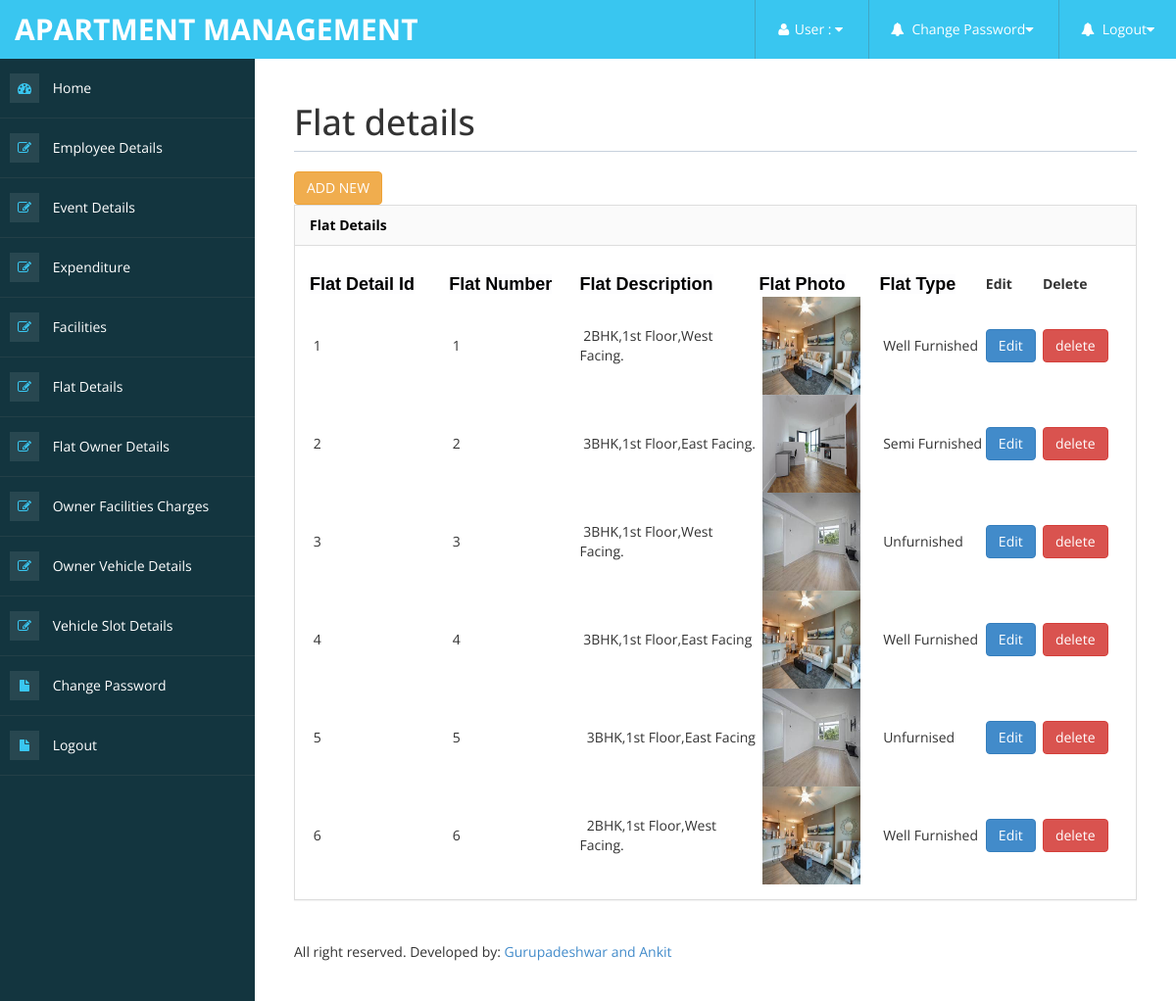
The app's page /Code/flat_details_view.php with its own data.
### tables this page shows
CREATE TABLE `flat_details` (
  `Flat_detail_id` int(10) NOT NULL,
  `Flat_number` int(10) NOT NULL,
  `Flat_description` varchar(100) NOT NULL,
  `flat_photo` varchar(200) NOT NULL,
  `flat_type` varchar(15) NOT NULL
);

### Code/flat_details_view.php (the view, shortened to what this page needs)
<!DOCTYPE html>
<html xmlns="http://www.w3.org/1999/xhtml">
<head>
<?php include('metadata.php');?>
<?php include('header.php');?>
<?php include('sidebar.php');?>
</head>
<body>
        <div id="page-wrapper" >
            <div id="page-inner">
			 <div class="row">
                    <div class="col-md-12">
                        <h1 class="page-header">
                            Flat details
                        </h1>
                    </div>
                </div>
               <a href="flat_details_form.php" class="btn btn-warning btn" >ADD NEW</a>
            <div class="row">
                <div class="col-md-12">
                    <div class="panel panel-default">
                        <div class="panel-heading">
                             Flat  Details
                        </div>
                        <div class="panel-body">
                            <div class="table-responsive">
                                <table class="table table-striped table-bordered table-hover" id="dataTables-example">
                                    <thead>
<form name="form1" method="post" action="">
  <table width="1405" border="0" align="center">
    <tr>
      <th width="250"><span style="color: rgb(0, 0, 0); font-family: sans-serif; font-size: large; font-style: normal; font-variant-ligatures: normal; font-variant-caps: normal; font-weight: 700; letter-spacing: normal; orphans: 2; text-align: left; text-indent: 0px; text-transform: none; white-space: nowrap; widows: 2; word-spacing: 0px; -webkit-text-stroke-width: 0px; background-color: rgb(253, 253, 254); text-decoration-thickness: initial; text-decoration-style: initial; text-decoration-color: initial; display: inline !important; float: none;">Flat Detail Id</span></th>
      <th width="220"><span style="color: rgb(0, 0, 0); font-family: sans-serif; font-size: large; font-style: normal; font-variant-ligatures: normal; font-variant-caps: normal; font-weight: 700; letter-spacing: normal; orphans: 2; text-align: left; text-indent: 0px; text-transform: none; white-space: nowrap; widows: 2; word-spacing: 0px; -webkit-text-stroke-width: 0px; background-color: rgb(253, 253, 254); text-decoration-thickness: initial; text-decoration-style: initial; text-decoration-color: initial; display: inline !important; float: none;">Flat Number</span></th>
      <th width="327"><span style="color: rgb(0, 0, 0); font-family: sans-serif; font-size: large; font-style: normal; font-variant-ligatures: normal; font-variant-caps: normal; font-weight: 700; letter-spacing: normal; orphans: 2; text-align: left; text-indent: 0px; text-transform: none; white-space: nowrap; widows: 2; word-spacing: 0px; -webkit-text-stroke-width: 0px; background-color: rgb(253, 253, 254); text-decoration-thickness: initial; text-decoration-style: initial; text-decoration-color: initial; display: inline !important; float: none;">Flat Description</span></th>
      <th width="182"><span style="color: rgb(0, 0, 0); font-family: sans-serif; font-size: large; font-style: normal; font-variant-ligatures: normal; font-variant-caps: normal; font-weight: 700; letter-spacing: normal; orphans: 2; text-align: left; text-indent: 0px; text-transform: none; white-space: nowrap; widows: 2; word-spacing: 0px; -webkit-text-stroke-width: 0px; background-color: rgb(253, 253, 254); text-decoration-thickness: initial; text-decoration-style: initial; text-decoration-color: initial; display: inline !important; float: none;">Flat Photo</span></th>
      <th width="179"><span style="color: rgb(0, 0, 0); font-family: sans-serif; font-size: large; font-style: normal; font-variant-ligatures: normal; font-variant-caps: normal; font-weight: 700; letter-spacing: normal; orphans: 2; text-align: left; text-indent: 0px; text-transform: none; white-space: nowrap; widows: 2; word-spacing: 0px; -webkit-text-stroke-width: 0px; background-color: rgb(253, 253, 254); text-decoration-thickness: initial; text-decoration-style: initial; text-decoration-color: initial; display: inline !important; float: none;">Flat Type</span></th>
      <th width="80"><span class="style3">Edit</span></th>
      <th width="121"><span class="style3">Delete</span></th>
    </tr>
    <?php
	include("../db_connect/db_connect.php");
	$sl_no=1;
	$sql="select * from flat_details";
	$res=mysqli_query($conn,$sql);
	while($row=mysqli_fetch_array($res))
	{
	?>
	<tr>
      <td>&nbsp;<?php echo $sl_no++;?></td>
      <td>&nbsp;<?php echo $row['Flat_number'];?></td>
      <td>&nbsp;<?php echo $row['Flat_description'];?></td>
	  <td>&nbsp;<img src="../images/<?php echo $row['flat_photo'];?>" width="100" height="100"</td>
      <td>&nbsp;<?php echo $row['flat_type'];?></td>
      <td><a href="Flat_details_edit.php?Flat_detail_id=<?php echo $row['Flat_detail_id'];?>" class="btn btn-primary">Edit</a></td>
      <td><a href="Flat_details_delete.php?Flat_detail_id=<?php echo $row['Flat_detail_id'];?>" class="btn btn-danger">delete</a></td>
	</tr>
	<?php
	}
	?>
  </table>
</form>
 </div>
                        </div>
                    </div>
                <?php include('footer.php');?>
			    </div>
</body>
</html>

### Code/metadata.php (shortened to what this page needs)
<link href="assets/css/bootstrap.css" rel="stylesheet" />
<link href="assets/css/font-awesome.css" rel="stylesheet" />
<link href="assets/css/custom-styles.css" rel="stylesheet" />
<link href="assets/js/dataTables/dataTables.bootstrap.css" rel="stylesheet" />

### Code/header.php (shortened to what this page needs)
<div id="wrapper">
    <nav class="navbar navbar-default top-navbar" role="navigation">
        <div class="navbar-header">
            <a class="navbar-brand" href="#">Apartment&nbsp;Management</a>
        </div>
        <ul class="nav navbar-top-links navbar-right">
            <li class="dropdown">
                <a class="dropdown-toggle" data-toggle="dropdown" href="#" aria-expanded="false">
                    <i class="fa fa-user fa-fw"></i>User :  <i class="fa fa-caret-down"></i>
                </a>
            </li>
            <li class="dropdown">
                <a class="dropdown-toggle"  href="change pwd.php" aria-expanded="false">
                    <i class="fa fa-bell fa-fw"></i> Change Password<i class="fa fa-caret-down"></i>
                </a>
            </li>
            <li class="dropdown">
                <a class="dropdown-toggle"  href="../logout.php" aria-expanded="false">
                    <i class="fa fa-bell fa-fw"></i> Logout<i class="fa fa-caret-down"></i>
                </a>
                </ul>
    </nav>

### Code/sidebar.php
   <nav class="navbar-default navbar-side" role="navigation">
       <div class="sidebar-collapse">
           <ul class="nav" id="main-menu">
               <li>
                   <a href="home2.php"><i class="fa fa-dashboard"></i> Home</a>
               </li>
              <li>
                   <a href="employee_details_view.php"><i class="fa fa-edit"></i> Employee Details</a>
               </li>
 <li>
                   <a href="Event_details_view.php"><i class="fa fa-edit"></i> Event Details</a>
               </li>
   <li>
                   <a href="Expenditure_view.php"><i class="fa fa-edit"></i> Expenditure</a>
               </li>
 <li>
                   <a href="facilities_view.php"><i class="fa fa-edit"></i> Facilities</a>
               </li>
<li>
                   <a href="flat_details_view.php"><i class="fa fa-edit"></i> Flat Details</a>
               </li>
<li>
                   <a href="Flat_owner_details_view.php"><i class="fa fa-edit"></i> Flat Owner Details</a>
               </li>
<li>
                   <a href="owner_facilities_charges_view.php"><i class="fa fa-edit"></i> Owner Facilities Charges</a>
               </li>
<li>
                   <a href="Owner_vehicle_details_view.php"><i class="fa fa-edit"></i> Owner Vehicle Details</a>
               </li>
<li>
                   <a href="vehicle_slot_details_view.php"><i class="fa fa-edit"></i> Vehicle Slot Details</a>
               </li>
<li>
                   <a href="change pwd.php"><i class="fa fa-fw fa-file"></i>  Change Password</a>
               </li>
               <li>
                   <a href="../logout.php"><i class="fa fa-fw fa-file"></i>  Logout</a>
               </li>
           </ul>
       </div>
   </nav>

### Code/footer.php (shortened to what this page needs)
<footer><p>All right reserved. Developed by: <a href="#">Gurupadeshwar and Ankit</a></p></footer>
</div>
            </div>
        </div>

### Code/assets/css/custom-styles.css (style rules this page uses)
body { font-family: 'Open Sans', sans-serif; }
#wrapper { width: 100%; background: #13353F; }
#page-wrapper { padding: 15px 15px; min-height: 600px; background: #FFFFFF; }
#page-inner { width:100%; margin:10px 20px 10px 0px; background-color:transparent; padding:10px; min-height:1200px; }
h1, .h1, h2, .h2, h3, .h3 { margin-top: 7px; margin-bottom: -5px; }
p { font-size:16px; line-height:25px; padding-top:20px; }
.panel { border-radius:0px; }
.navbar-side .nav > li > a > i { color: #39C6F0; background: rgba(255, 255, 255, 0.09); padding: 8px; width: 30px; text-align: center; }
.page-header { padding-bottom: 9px; margin: 10px 0 20px; border-bottom: 1px solid #C7D1DD; }
.panel-default > .panel-heading { color: #000; background-color: #FFFFFF; border-color: #ddd; font-weight:bold; background: #FAFAFA; }
footer p { font-size: 14px; }
.top-navbar { margin:0px; }
.top-navbar .navbar-brand { color: #fff; width: 260px; text-align: left; height: 60px; font-size: 30px; font-weight: 700; text-transform: uppercase; line-height: 30px; }
.top-navbar .nav > li { position: relative; display: inline-block; margin: 0px; padding: 0px; }
.top-navbar .nav > li > a { position: relative; display: block; padding: 20px; color: #FFFFFF; border-left: 1px solid #40A7C5; margin: 0px; }
.sidebar-collapse , .sidebar-collapse .nav { background:none; }
.sidebar-collapse .nav { padding:0; }
.sidebar-collapse .nav > li > a { color:#fff; background:transparent; text-shadow:none; }
.sidebar-collapse > .nav > li > a { padding:15px 10px; }
.sidebar-collapse > .nav > li { border-bottom: 1px solid rgba(107, 108, 109, 0.19); }
.navbar-side { border:none; background-color: transparent; }
.top-navbar { background: #39C6F0; border-bottom:none; }
.top-navbar .nav > li > a > i { margin-right: 2px; }
.navbar-default { border:0px solid black; }
.navbar-header { background: #39C6F0; }
.nav > li > a > i { margin-right:10px; color: #FFFFFF; }
@media (min-width:768px) { #page-wrapper { margin: 0 0 0 260px; padding: 15px 30px; min-height: 1200px; } }
@media (min-width:768px) { .navbar-side { z-index: 1; position: absolute; width: 260px; } }
@media (min-width:768px) { .navbar { border-radius: 0px; } }

### records on screen
flat_details: Flat_number "1", Flat_description "2BHK,1st Floor,West Facing.", flat_photo (picture), flat_type "Well Furnished"
flat_details: Flat_number "2", Flat_description "3BHK,1st Floor,East Facing.", flat_photo (picture), flat_type "Semi Furnished"
flat_details: Flat_number "3", Flat_description "3BHK,1st Floor,West Facing.", flat_photo (picture), flat_type "Unfurnished"
flat_details: Flat_number "4", Flat_description "3BHK,1st Floor,East Facing", flat_photo (picture), flat_type "Well Furnished"
flat_details: Flat_number "5", Flat_description "3BHK,1st Floor,East Facing", flat_photo (picture), flat_type "Unfurnised"
flat_details: Flat_number "6", Flat_description "2BHK,1st Floor,West Facing.", flat_photo (picture), flat_type "Well Furnished"
